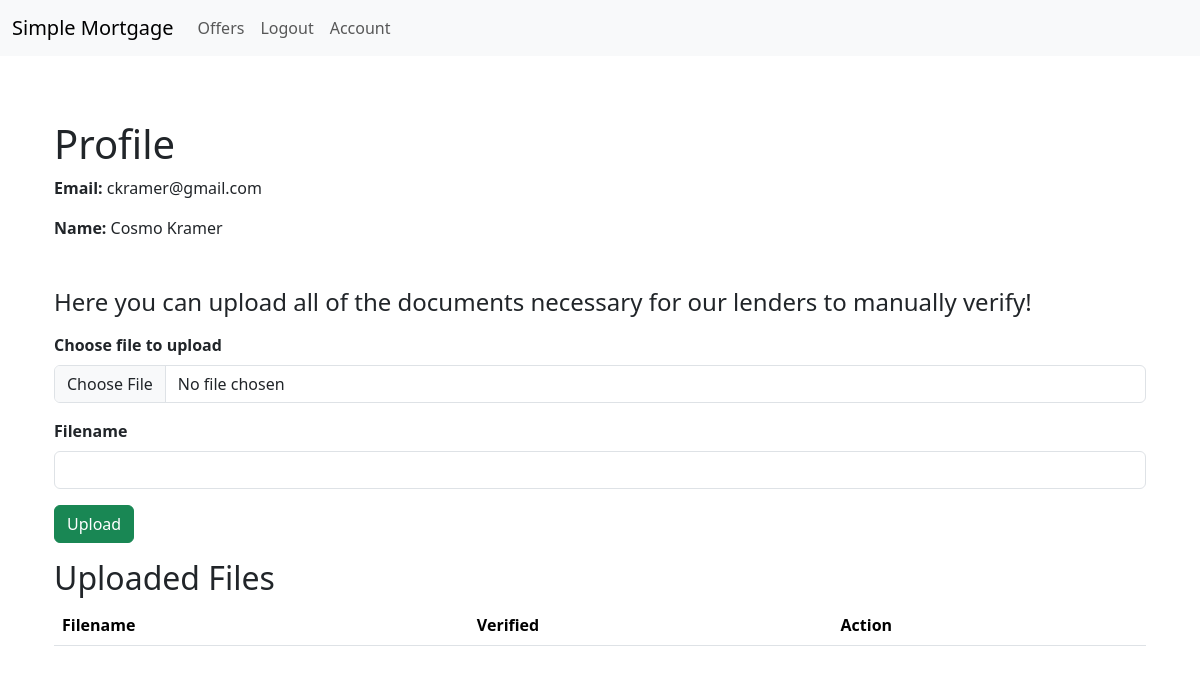
/accounts/account/3 (signed in), run on the app's committed database.
### accounts/models.py (models this page shows, shortened)
class CustomUser(AbstractBaseUser, PermissionsMixin):
    email = models.EmailField(unique=True)
    first_name = models.CharField(max_length=50, blank=True, null=True)
    last_name = models.CharField(max_length=50, blank=True, null=True)
    address_1 = models.CharField(max_length=255, blank=True, null=True)
    address_2 = models.CharField(max_length=255, blank=True, null=True)
    city = models.CharField(max_length=50, blank=True, null=True)
    state = models.CharField(max_length=2, blank=True, null=True)
    zip_code = models.CharField(max_length=5, blank=True, null=True)
    phone_number = models.CharField(max_length=15, blank=True, null=True)
    gross_income = models.DecimalField(
        max_digits=10, decimal_places=2, blank=True, null=True
    )
    dob = models.DateField(blank=True, null=True)
    ssn = models.CharField(
        max_length=60, blank=True, null=True
    )  # Increased length to accommodate hashed value
    is_staff = models.BooleanField(default=False)
    is_active = models.BooleanField(default=True)
    password = models.CharField(max_length=128)  # Explicitly mention the password field
    plaid_access_token = models.CharField(
        max_length=255, blank=True, null=True
    )  # Field to store Plaid access token
    objects = CustomUserManager()
    USERNAME_FIELD = "email"
    REQUIRED_FIELDS = []

### accounts/views.py (the view)
# urls.py: path("account/<int:user_id>", views.view_account, name="profile"),
@login_required
def view_account(request, user_id):
    user = get_object_or_404(CustomUser, id=user_id)
    user_files = UserFile.objects.filter(user=user)
    return render(
        request, "accounts/profile.html", {"user": user, "user_files": user_files}
    )

### accounts/templates/accounts/profile.html (shortened to what this page needs)
{% extends 'base.html' %} {% load static %}
{% block content %}
<div class="container">
    <div class="container mt-5 py-3">
        <h1 class="fs-1">Profile</h1>
        <p><strong>Email:</strong> {{ user.email }}</p>
        <p><strong>Name:</strong> {{user.first_name}} {{user.last_name}}</p>
    </div>
    <div class="container my-3">
        <h4>
            Here you can upload all of the documents necessary for our lenders to manually verify!
        </h4>
    </div>
    <div class="container">
        <form action="{% url 'upload_file' %}" method="post" enctype="multipart/form-data">
            <div class="mb-3">
                <label for="fileUp" class="form-label"><strong>Choose file to upload</strong></label>
                <input class="form-control" type="file" id="fileUp" name="file" accept=".pdf, .png, .jpg">
            </div>
            <div class="mb-3">
                <label for="label" class="form-label"><strong>Filename</strong></label>
                <input type="text" class="form-control" id="fileName" name="label">
            </div>
            <button class="btn btn-success" type="submit">Upload</button>
        </form>
    </div>
    <div class="container mt-3">
        <h2>Uploaded Files</h2>
        <table class="table table-hover">
            <thead>
                <tr>
                    <th scope="col">Filename</th>
                    <th scope="col">Verified</th>
                    <th scope="col">Action</th>
                </tr>
            </thead>
        </table>
    </div>
</div>
{% endblock %}

### data on the page
CustomUser: email "ckramer@gmail.com", first_name "Cosmo", last_name "Kramer"
